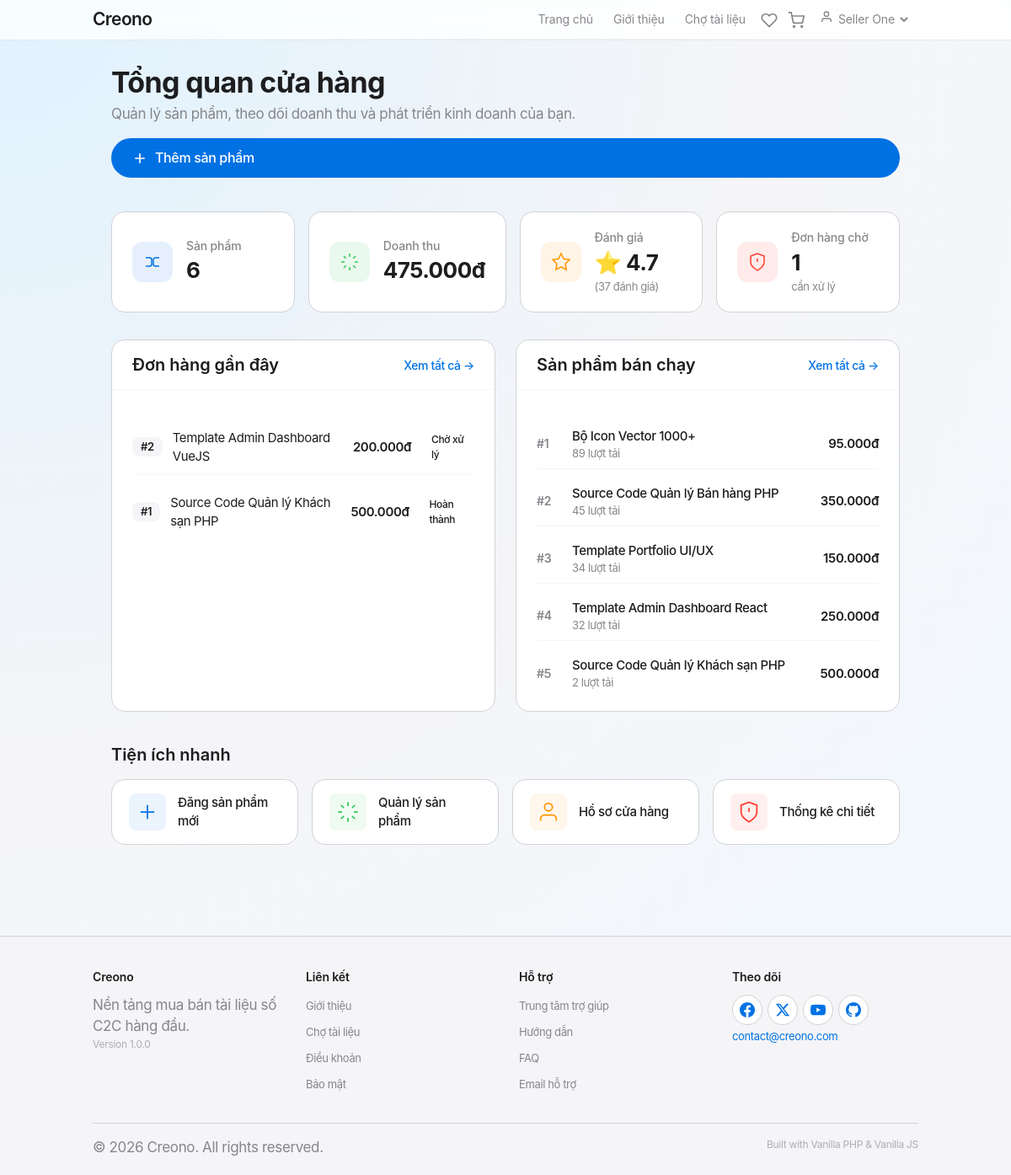
Screenshot of /seller/dashboard (signed in) with the database file from the repository.
### tables this page shows
CREATE TABLE orders (
    id BIGINT AUTO_INCREMENT PRIMARY KEY,
    order_number VARCHAR(50) NOT NULL,
    user_id BIGINT NOT NULL,
    product_id BIGINT NOT NULL,
    total_amount DECIMAL(19,4) NOT NULL,
    platform_fee DECIMAL(19,4) DEFAULT 0.0000,
    seller_amount DECIMAL(19,4) DEFAULT 0.0000,
    status TINYINT DEFAULT 1 COMMENT '1:Pending, 2:Paid, 3:Cancelled',
    order_expires_at DATETIME DEFAULT NULL,
    created_at DATETIME DEFAULT CURRENT_TIMESTAMP,
    CONSTRAINT fk_order_user FOREIGN KEY (user_id) REFERENCES users(id),
    CONSTRAINT fk_order_product FOREIGN KEY (product_id) REFERENCES products(id) ON DELETE CASCADE
);

CREATE TABLE products (
    id BIGINT AUTO_INCREMENT PRIMARY KEY,
    store_id BIGINT NOT NULL,
    category_id BIGINT DEFAULT NULL,
    title VARCHAR(255) NOT NULL,
    description TEXT DEFAULT NULL,
    price DECIMAL(19,4) NOT NULL,
    preview_url VARCHAR(500) DEFAULT NULL,
    rating DECIMAL(3,2) DEFAULT 0.00,
    review_count INT DEFAULT 0,
    download_count INT DEFAULT 0,
    status TINYINT DEFAULT 1 COMMENT '1:Pending, 2:Approved, 3:Rejected',
    deleted_at DATETIME DEFAULT NULL,
    created_at DATETIME DEFAULT CURRENT_TIMESTAMP,
    CONSTRAINT fk_product_store FOREIGN KEY (store_id) REFERENCES stores(id),
    CONSTRAINT fk_product_category FOREIGN KEY (category_id) REFERENCES categories(id) ON DELETE SET NULL
);

### app/Views/seller/dashboard.php (the view, shortened to what the rows shown need)
<?php require APPROOT . '/Views/inc/header.php'; ?>
<div class="seller-dashboard">
    <div class="container">
        <div class="dashboard-header-section">
            <div class="dashboard-title-group">
                <h1 class="dashboard-title">Tổng quan cửa hàng</h1>
            </div>
        </div>
        <div class="dashboard-grid">
            <div class="dashboard-card-apple">
                <div class="card-body">
                    <?php if (!empty($data['recent_orders'])) : ?>
                        <div class="order-list">
                            <?php foreach ($data['recent_orders'] as $order) : ?>
                                <div class="order-item">
                                    <div class="order-info">
                                        <span class="order-id">#<?php echo $order->id; ?></span>
                                        <span class="order-product"><?php echo htmlspecialchars($order->product_title); ?></span>
                                    </div>
                                    <div class="order-meta">
                                        <span class="order-amount"><?php echo number_format($order->amount, 0, ',', '.'); ?>đ</span>
                                        <span class="order-status status-<?php echo $order->status; ?>">
                                            <?php echo $order->status_text; ?>
                                        </span>
                                    </div>
                                </div>
                            <?php endforeach; ?>
                        </div>
                    <?php endif; ?>
                </div>
            </div>
            <div class="dashboard-card-apple">
                <div class="card-body">
                    <?php if (!empty($data['top_products'])) : ?>
                        <div class="product-list">
                            <?php foreach ($data['top_products'] as $index => $product) : ?>
                                <div class="product-item">
                                    <div class="product-rank">#<?php echo $index + 1; ?></div>
                                    <div class="product-info">
                                        <span class="product-name"><?php echo htmlspecialchars($product->title); ?></span>
                                        <span class="product-sales"><?php echo $product->sales_count ?? 0; ?> lượt tải</span>
                                    </div>
                                    <span class="product-price"><?php echo number_format($product->price, 0, ',', '.'); ?>đ</span>
                                </div>
                            <?php endforeach; ?>
                        </div>
                    <?php endif; ?>
                </div>
            </div>
        </div>
    </div>
</div>
<?php require APPROOT . '/Views/inc/footer.php'; ?>

### rows the page displays
orders: id "2", product.title "Template Admin Dashboard VueJS", total_amount "200.000", status_text "Chờ xử lý"
orders: id "1", product.title "Source Code Quản lý Khách sạn PHP", total_amount "500.000", status_text "Hoàn thành"
products: title "Bộ Icon Vector 1000+", download_count "89", price "95.000"
products: title "Source Code Quản lý Bán hàng PHP", download_count "45", price "350.000"
products: title "Template Portfolio UI/UX", download_count "34", price "150.000"
products: title "Template Admin Dashboard React", download_count "32", price "250.000"
products: title "Source Code Quản lý Khách sạn PHP", download_count "2", price "500.000"

### other values shown
SITENAME "Creono"
$_SESSION['user_name'] "Seller One"
$data['total_products'] "6"
$data['total_revenue'] "475.000"
$data['avg_rating'] "4.7"
$data['total_reviews'] "37"
$data['pending_orders'] "1"
